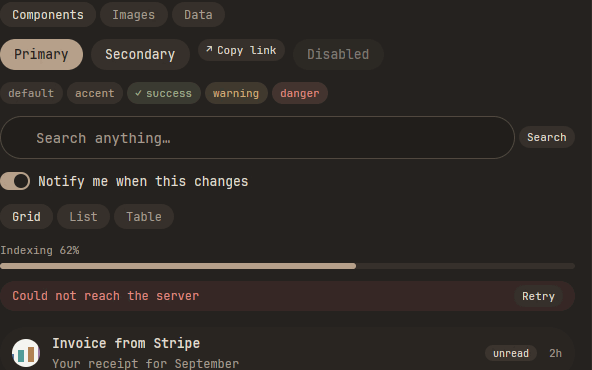
#> input picture assets/changelog/0.4.0/1-applets.png, 592 x 370 px
$ python -i paste_preview_acceptance.py   (imports and definitions only)
#> lines starting #> are read from the running program, lines starting #| are printed output that depends on the picture
#> further down, picture is the input picture: PIL image 592x370 P; mean R, G, B 47.4, 42.4, 38.4
#!/usr/bin/env python3
"""Native screenshot-paste acceptance on screenshot.py's private Xvfb display.

Usage (after building the desktop binary):
  python3 scripts/paste_preview_acceptance.py target/paste-right.png --no-build
  python3 scripts/paste_preview_acceptance.py target/paste-left.png --no-build --side left
  python3 scripts/paste_preview_acceptance.py target/paste-compact.png --no-build --side compact

No production clipboard, display, settings, or credentials are used. The existing
launcher is imported and its image-cache verifier is temporarily replaced, never
edited. Artifacts include opening/flight/settled PNGs and timestamped JSON evidence.
Requires the launcher's dependencies plus GTK3/PyGObject, Pillow and tesseract.
"""
import argparse
import json
from pathlib import Path
import shutil
import subprocess
import sys
import time

from PIL import Image, ImageChops

import image_cache_acceptance
import screenshot


RED = (240, 20, 60)
DRAFT = "Preserve my screenshot draft"


def red_bounds(image):
    """Find the pasted fixture without OCR, tolerant of minor color conversion."""
    difference = ImageChops.difference(image.convert("RGB"), Image.new("RGB", image.size, RED))
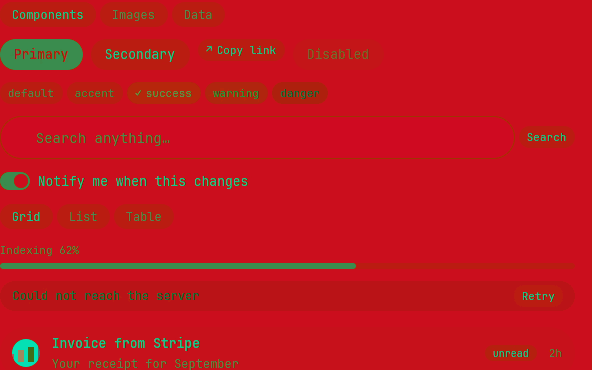
#> difference: PIL image 592x370 RGB; mean R, G, B 192.6, 22.4, 29.7
    channels = difference.split()
    maximum = ImageChops.lighter(ImageChops.lighter(channels[0], channels[1]), channels[2])
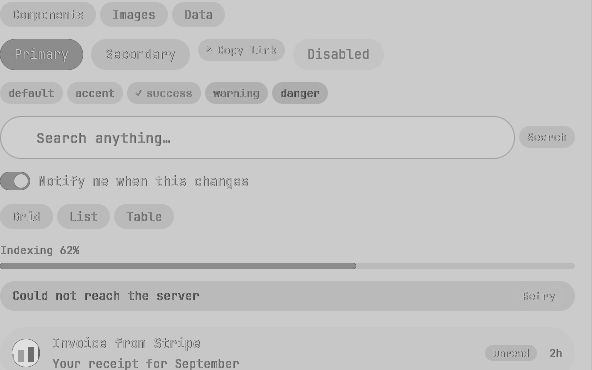
#> maximum: PIL image 592x370 L; min 63, max 224, mean 196.2
    mask = maximum.point(lambda value: 255 if value <= 5 else 0)
#> mask: PIL image 592x370 L; every value is 0
    return mask.getbbox(), mask


# [204 lines left out: functions geometry, verify, main, not called in this run]


# [2 lines not run here, left out]

>>> from PIL import Image
>>> picture = Image.open('../assets/changelog/0.4.0/1-applets.png')
>>> result = red_bounds(picture)

$ run again, on assets/changelog/0.6.0/2-connected-selection.png
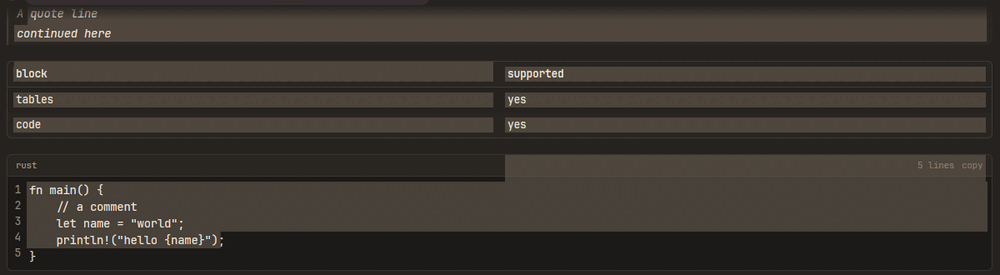
#> input picture assets/changelog/0.6.0/2-connected-selection.png, 1000 x 275 px
#> picture is the input picture: PIL image 1000x275 P; mean R, G, B 57.6, 52, 46.3
#> in red_bounds, `difference = ImageChops.difference(image.convert("RGB"), Image.new("RG..`:
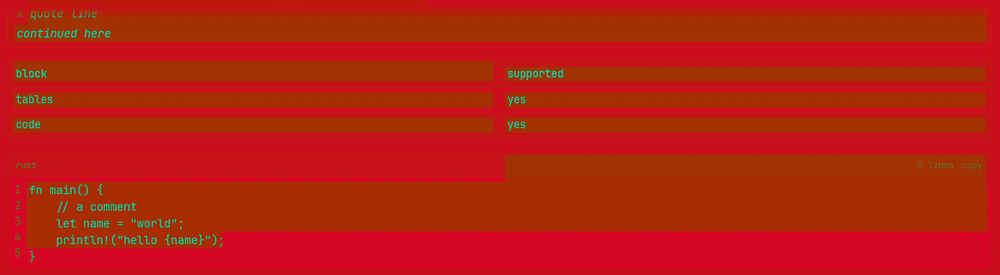
#> difference: PIL image 1000x275 RGB; mean R, G, B 182.4, 32, 16.7
#> in red_bounds, `maximum = ImageChops.lighter(ImageChops.lighter(channels[0], channels[..`:
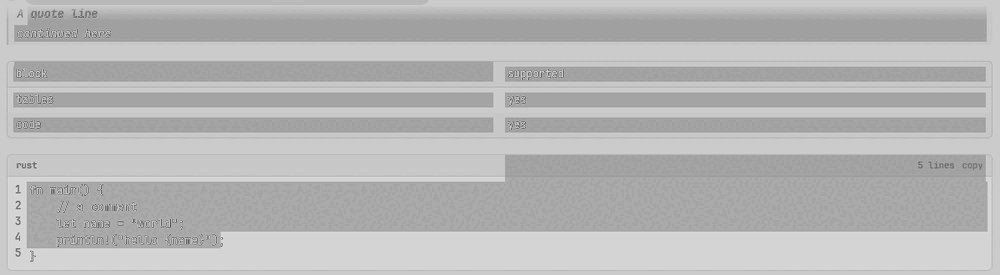
#> maximum: PIL image 1000x275 L; min 82, max 223, mean 183.4
#> mask: PIL image 1000x275 L; every value is 0

$ run again, on assets/changelog/0.6.0/3-adaptive-responses.png
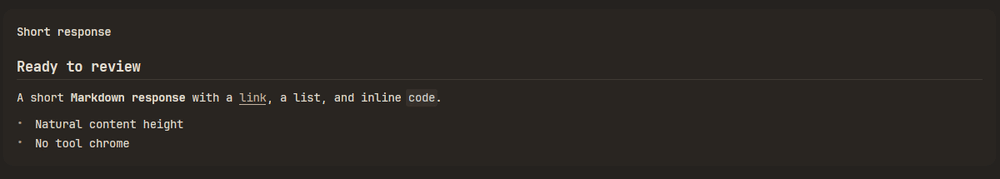
#> input picture assets/changelog/0.6.0/3-adaptive-responses.png, 1000 x 179 px
#> picture is the input picture: PIL image 1000x179 P; mean R, G, B 43.1, 39.2, 35.2
#> in red_bounds, `difference = ImageChops.difference(image.convert("RGB"), Image.new("RG..`:
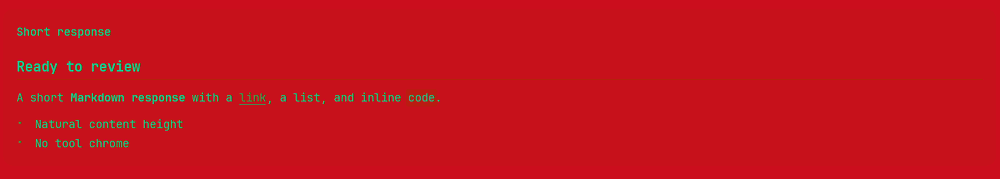
#> difference: PIL image 1000x179 RGB; mean R, G, B 196.9, 19.2, 28.4
#> in red_bounds, `maximum = ImageChops.lighter(ImageChops.lighter(channels[0], channels[..`:
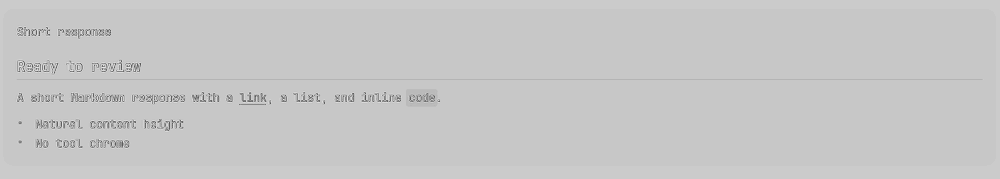
#> maximum: PIL image 1000x179 L; min 90, max 231, mean 198.4
#> mask: PIL image 1000x179 L; every value is 0
